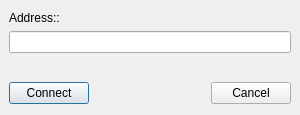
<?xml version="1.0" encoding="UTF-8"?>
<ui version="4.0">
 <class>DialogConnect</class>
 <widget class="QDialog" name="DialogConnect">
  <property name="geometry">
   <rect>
    <x>0</x>
    <y>0</y>
    <width>300</width>
    <height>115</height>
   </rect>
  </property>
  <property name="minimumSize">
   <size>
    <width>300</width>
    <height>115</height>
   </size>
  </property>
  <property name="maximumSize">
   <size>
    <width>300</width>
    <height>115</height>
   </size>
  </property>
  <property name="windowTitle">
   <string>Connect</string>
  </property>
  <layout class="QVBoxLayout" name="verticalLayout">
   <property name="leftMargin">
    <number>9</number>
   </property>
   <property name="rightMargin">
    <number>9</number>
   </property>
   <item>
    <widget class="QLabel" name="label">
     <property name="text">
      <string>Address::</string>
     </property>
    </widget>
   </item>
   <item>
    <widget class="QLineEdit" name="lineEdit"/>
   </item>
   <item>
    <spacer name="verticalSpacer">
     <property name="orientation">
      <enum>Qt::Vertical</enum>
     </property>
     <property name="sizeHint" stdset="0">
      <size>
       <width>20</width>
       <height>40</height>
      </size>
     </property>
    </spacer>
   </item>
   <item>
    <layout class="QHBoxLayout" name="horizontalLayout">
     <item>
      <widget class="QPushButton" name="pushButton">
       <property name="text">
        <string>Connect</string>
       </property>
      </widget>
     </item>
     <item>
      <spacer name="horizontalSpacer">
       <property name="orientation">
        <enum>Qt::Horizontal</enum>
       </property>
       <property name="sizeHint" stdset="0">
        <size>
         <width>40</width>
         <height>20</height>
        </size>
       </property>
      </spacer>
     </item>
     <item>
      <widget class="QPushButton" name="pushButton_2">
       <property name="text">
        <string>Cancel</string>
       </property>
      </widget>
     </item>
    </layout>
   </item>
  </layout>
 </widget>
 <resources/>
 <connections/>
</ui>
